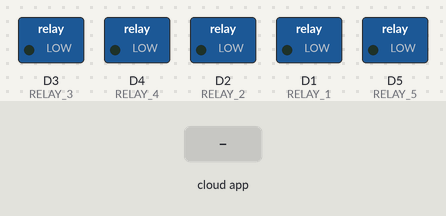
Simulated run of this sketch. Board: ESP8266 (NodeMCU). Parts: switched loads named in the sketch (green lamp = pin HIGH). The test bench sets the inputs (shaded band). WiFi joins after 1.5 s; servers stay silent unless stated.

Above: at 1.2 s.
1.3 s: the phone or cloud app sets device_id_1 to 1
At 2.2 s:
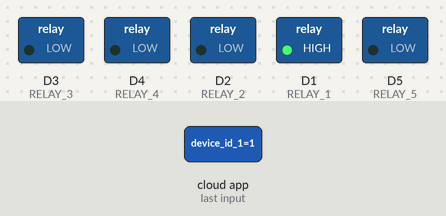
2.8 s: the phone or cloud app sets device_id_2 to 1
At 3.3 s:
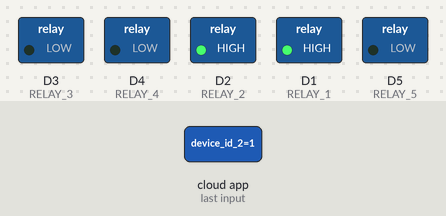
4.3 s: the phone or cloud app sets device_id_3 to 1
At 5.5 s:
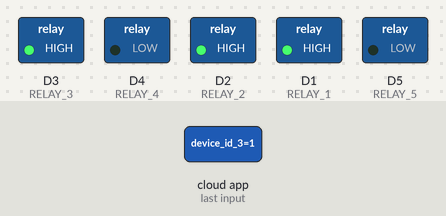
5.8 s: the phone or cloud app sets device_id_4 to 1
At 6.8 s:
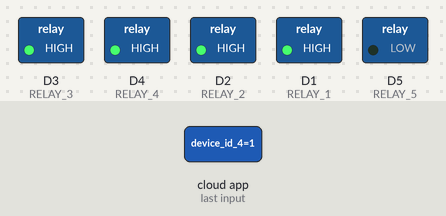
7.3 s: the phone or cloud app sets device_id_5 to 1
At 8.0 s:
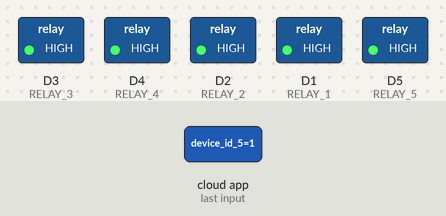
8.8 s: the phone or cloud app sets device_id_1 to 0
At 9.1 s:
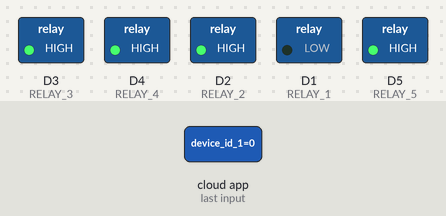
Timing chart, 0 to 11.3 s (numbered marks = the images above; inputs shaded):
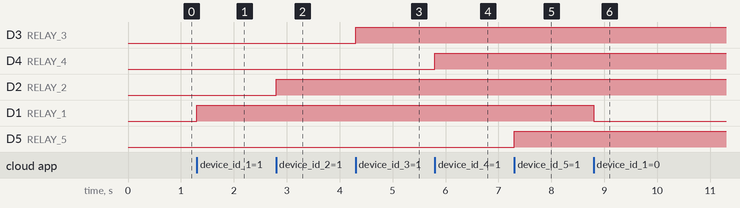

Measured:
- after the input at 1.3 s, D1 (RELAY_1): LOW → HIGH at once
- after the input at 2.8 s, D2 (RELAY_2): LOW → HIGH at once
- after the input at 4.3 s, D3 (RELAY_3): LOW → HIGH at once
- after the input at 5.8 s, D4 (RELAY_4): LOW → HIGH at once
- after the input at 7.3 s, D5 (RELAY_5): LOW → HIGH at once
- after the input at 8.8 s, D1 (RELAY_1): HIGH → LOW at once

The sketch:

ESP8266_Alexa.ino
```cpp
#include <ESP8266WiFi.h>
#include <WebSocketsClient.h>
#include <SinricPro.h>
#include <SinricProSwitch.h>

#define WIFI_SSID "your_wifi_ssid"
#define WIFI_PASS "your_wifi_password"
#define APP_KEY "your_sinricpro_app_key"

#define DEVICE_1_ID "device_id_1"
#define DEVICE_2_ID "device_id_2"
#define DEVICE_3_ID "device_id_3"
#define DEVICE_4_ID "device_id_4"
#define DEVICE_5_ID "device_id_5"

#define RELAY_1 D1
#define RELAY_2 D2
#define RELAY_3 D3
#define RELAY_4 D4
#define RELAY_5 D5

bool onPowerState(const String &deviceId, bool state) {
  if (deviceId == DEVICE_1_ID) digitalWrite(RELAY_1, state ? HIGH : LOW);
  if (deviceId == DEVICE_2_ID) digitalWrite(RELAY_2, state ? HIGH : LOW);
  if (deviceId == DEVICE_3_ID) digitalWrite(RELAY_3, state ? HIGH : LOW);
  if (deviceId == DEVICE_4_ID) digitalWrite(RELAY_4, state ? HIGH : LOW);
  if (deviceId == DEVICE_5_ID) digitalWrite(RELAY_5, state ? HIGH : LOW);
  return true;
}

void setup() {
  Serial.begin(115200);
  WiFi.begin(WIFI_SSID, WIFI_PASS);

  pinMode(RELAY_1, OUTPUT);
  pinMode(RELAY_2, OUTPUT);
  pinMode(RELAY_3, OUTPUT);
  pinMode(RELAY_4, OUTPUT);
  pinMode(RELAY_5, OUTPUT);

  SinricProSwitch &switch1 = SinricPro[DEVICE_1_ID];
  SinricProSwitch &switch2 = SinricPro[DEVICE_2_ID];
  SinricProSwitch &switch3 = SinricPro[DEVICE_3_ID];
  SinricProSwitch &switch4 = SinricPro[DEVICE_4_ID];
  SinricProSwitch &switch5 = SinricPro[DEVICE_5_ID];

  switch1.onPowerState(onPowerState);
  switch2.onPowerState(onPowerState);
  switch3.onPowerState(onPowerState);
  switch4.onPowerState(onPowerState);
  switch5.onPowerState(onPowerState);

  SinricPro.begin(APP_KEY);
}

void loop() {
  SinricPro.handle();
}
```
